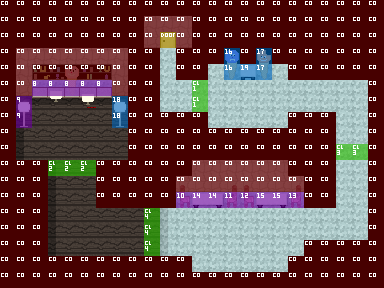

A level layout from a 2D game, rendered from its tile map. Below: a short description, then the map file with its tile-grid data intact:
An orthogonal 24x18 tile map with 16x16 px tiles, 3 tile layers (Tile Layer 1, Tile Layer 2, Tile Layer 3), 2 tilesets.

<map version="1.0" tiledversion="2017.10.31" orientation="orthogonal" renderorder="right-down" width="24" height="18" tilewidth="16" tileheight="16" infinite="0" nextobjectid="1">
 <tileset firstgid="1" source="../tilesets/world-tileset.tsx" />
 <tileset firstgid="4097" source="../tilesets/collision-tileset.tsx" />
 <layer name="Tile Layer 1" width="24" height="18">
  <data encoding="csv">
1,1,1,1,1,1,1,1,1,1,1,1,1,1,1,1,1,1,1,1,1,1,1,1,
1,1,1,1,1,1,1,1,1,398,398,398,1,1,1,1,1,1,1,1,1,1,1,1,
1,1,1,1,1,1,1,1,1,462,529,462,1,1,1,1,1,1,1,1,1,1,1,1,
1,399,399,399,399,399,399,399,1,1,526,1,1,1,1,1,1,1,1,1,1,1,1,1,
1,398,456,457,397,459,460,398,1,1,526,1,1,526,526,526,526,526,1,1,1,1,1,1,
1,462,526,526,461,526,526,462,1,1,526,526,526,526,526,526,526,526,526,526,526,526,526,1,
1,193,129,129,129,129,129,129,1,1,526,526,526,526,526,526,526,526,526,526,526,526,526,1,
1,66,2,2,2,2,2,2,1,1,1,1,1,526,526,526,526,526,1,1,1,526,526,1,
1,66,2,2,2,2,2,2,1,1,1,1,1,1,1,1,1,1,1,1,1,526,526,1,
1,66,2,2,2,2,2,2,1,1,1,1,1,1,1,1,1,1,1,1,1,526,526,1,
1,1,1,66,2,2,1,1,1,1,1,1,399,399,399,399,399,399,1,1,1,526,526,1,
1,1,1,66,2,2,1,1,1,1,1,463,463,463,463,463,463,463,463,1,1,526,526,1,
1,1,1,66,2,2,1,1,1,1,1,526,526,526,526,526,526,526,526,1,1,526,526,1,
1,1,1,66,2,2,2,2,2,2,591,526,526,526,526,526,526,526,526,526,526,526,526,1,
1,1,1,66,2,2,2,2,2,2,591,526,526,526,526,526,526,526,526,526,526,526,526,1,
1,1,1,66,2,2,2,2,2,2,591,526,526,526,526,526,526,526,526,1,1,1,1,1,
1,1,1,1,1,1,1,1,1,1,1,1,526,526,526,526,526,526,1,1,1,1,1,1,
1,1,1,1,1,1,1,1,1,1,1,1,1,1,1,1,1,1,1,1,1,1,1,1
</data>
 </layer>
 <layer name="Tile Layer 2" width="24" height="18">
  <data encoding="csv">
0,0,0,0,0,0,0,0,0,0,0,0,0,0,0,0,0,0,0,0,0,0,0,0,
0,0,0,0,0,0,0,0,0,0,0,0,0,0,0,0,0,0,0,0,0,0,0,0,
0,0,0,0,0,0,0,0,0,0,0,0,0,0,0,0,0,0,0,0,0,0,0,0,
0,0,0,0,0,0,0,0,0,0,0,0,0,0,521,0,520,0,0,0,0,0,0,0,
0,0,0,0,0,0,0,0,0,0,0,0,0,0,585,324,584,0,0,0,0,0,0,0,
0,0,523,522,523,524,523,0,0,0,0,0,0,0,0,0,0,0,0,0,0,0,0,0,
0,516,587,586,587,588,587,516,0,0,0,0,0,0,0,0,0,0,0,0,0,0,0,0,
0,580,0,0,0,0,0,580,0,0,0,0,0,0,0,0,0,0,0,0,0,0,0,0,
0,0,0,0,0,0,0,0,0,0,0,0,0,0,0,0,0,0,0,0,0,0,0,0,
0,0,0,0,0,0,0,0,0,0,0,0,0,0,0,0,0,0,0,0,0,0,0,0,
0,0,0,0,0,0,0,0,0,0,0,0,0,0,0,0,0,0,0,0,0,0,0,0,
0,0,0,0,0,0,0,0,0,0,0,331,0,0,330,331,0,0,330,0,0,0,0,0,
0,0,0,0,0,0,0,0,0,0,0,395,325,326,394,395,325,326,394,0,0,0,0,0,
0,0,0,0,0,0,0,0,0,0,0,0,0,0,0,0,0,0,0,0,0,0,0,0,
0,0,0,0,0,0,0,0,0,0,0,0,0,0,0,0,0,0,0,0,0,0,0,0,
0,0,0,0,0,0,0,0,0,0,0,0,0,0,0,0,0,0,0,0,0,0,0,0,
0,0,0,0,0,0,0,0,0,0,0,0,0,0,0,0,0,0,0,0,0,0,0,0,
0,0,0,0,0,0,0,0,0,0,0,0,0,0,0,0,0,0,0,0,0,0,0,0
</data>
 </layer>
 <layer name="Tile Layer 3" width="24" height="18">
  <data encoding="csv">
4098,4098,4098,4098,4098,4098,4098,4098,4098,4098,4098,4098,4098,4098,4098,4098,4098,4098,4098,4098,4098,4098,4098,4098,
4098,4098,4098,4098,4098,4098,4098,4098,4098,4098,4098,4098,4098,4098,4098,4098,4098,4098,4098,4098,4098,4098,4098,4098,
4098,4098,4098,4098,4098,4098,4098,4098,4098,4098,4099,4098,4098,4098,4098,4098,4098,4098,4098,4098,4098,4098,4098,4098,
4098,4098,4098,4098,4098,4098,4098,4098,4098,4098,0,4098,4098,4098,4113,4098,4114,4098,4098,4098,4098,4098,4098,4098,
4098,4098,4098,4098,4098,4098,4098,4098,4098,4098,0,4098,4098,0,4113,4116,4114,0,4098,4098,4098,4098,4098,4098,
4098,4098,4105,4105,4105,4105,4105,4098,4098,4098,0,0,4100,0,0,0,0,0,0,0,0,0,0,4098,
4098,4106,0,0,0,0,0,4115,4098,4098,0,0,4100,0,0,0,0,0,0,0,0,0,0,4098,
4098,4106,0,0,0,0,0,4115,4098,4098,4098,4098,4098,0,0,0,0,0,4098,4098,4098,0,0,4098,
4098,0,0,0,0,0,0,0,4098,4098,4098,4098,4098,4098,4098,4098,4098,4098,4098,4098,4098,0,0,4098,
4098,0,0,0,0,0,0,0,4098,4098,4098,4098,4098,4098,4098,4098,4098,4098,4098,4098,4098,4102,4102,4098,
4098,4098,4098,4101,4101,4101,4098,4098,4098,4098,4098,4098,4098,4098,4098,4098,4098,4098,4098,4098,4098,0,0,4098,
4098,4098,4098,0,0,0,4098,4098,4098,4098,4098,4098,4098,4098,4098,4098,4098,4098,4098,4098,4098,0,0,4098,
4098,4098,4098,0,0,0,4098,4098,4098,4098,4098,4107,4111,4111,4108,4109,4112,4112,4110,4098,4098,0,0,4098,
4098,4098,4098,0,0,0,0,0,0,4103,0,0,0,0,0,0,0,0,0,0,0,0,0,4098,
4098,4098,4098,0,0,0,0,0,0,4103,0,0,0,0,0,0,0,0,0,0,0,0,0,4098,
4098,4098,4098,0,0,0,0,0,0,4103,0,0,0,0,0,0,0,0,0,4098,4098,4098,4098,4098,
4098,4098,4098,4098,4098,4098,4098,4098,4098,4098,4098,4098,0,0,0,0,0,0,4098,4098,4098,4098,4098,4098,
4098,4098,4098,4098,4098,4098,4098,4098,4098,4098,4098,4098,4098,4098,4098,4098,4098,4098,4098,4098,4098,4098,4098,4098
</data>
 </layer>
</map>
